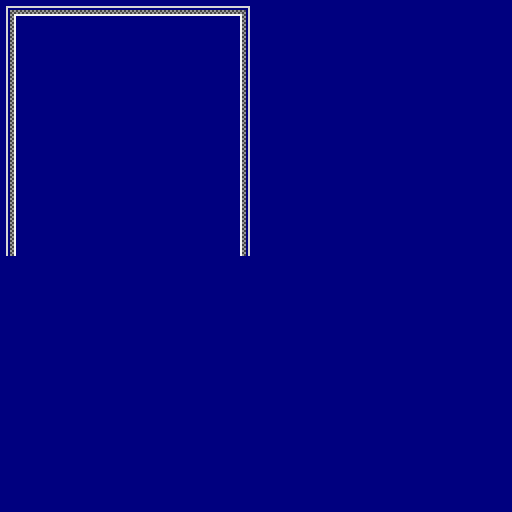

Rendered tile map (Tiled .tmx) drawn with the repository's tilesets; below, a short description and the full map source, tile grids included:
An orthogonal 32x32 tile map with 16x16 px tiles, 1 tile layer (Tile Layer 1).

<map version="1.0" tiledversion="1.1.5" orientation="orthogonal" renderorder="right-down" width="32" height="32" tilewidth="16" tileheight="16" infinite="0" nextobjectid="1">
 <tileset firstgid="1" source="BreakoutSpriteSheet.tsx" />
 <layer name="Tile Layer 1" width="32" height="32">
  <data encoding="csv">
6,7,7,7,7,7,7,7,7,7,7,7,7,7,7,8,15,15,15,15,15,15,15,15,15,15,15,15,15,15,15,15,
14,15,15,15,15,15,15,15,15,15,15,15,15,15,15,16,15,15,15,15,15,15,15,15,15,15,15,15,15,15,15,15,
14,15,15,15,15,15,15,15,15,15,15,15,15,15,15,16,15,15,15,15,15,15,15,15,15,15,15,15,15,15,15,15,
14,15,15,15,15,15,15,15,15,15,15,15,15,15,15,16,15,15,15,15,15,15,15,15,15,15,15,15,15,15,15,15,
14,15,15,15,15,15,15,15,15,15,15,15,15,15,15,16,15,15,15,15,15,15,15,15,15,15,15,15,15,15,15,15,
14,15,15,15,15,15,15,15,15,15,15,15,15,15,15,16,15,15,15,15,15,15,15,15,15,15,15,15,15,15,15,15,
14,15,15,15,15,15,15,15,15,15,15,15,15,15,15,16,15,15,15,15,15,15,15,15,15,15,15,15,15,15,15,15,
14,15,15,15,15,15,15,15,15,15,15,15,15,15,15,16,15,15,15,15,15,15,15,15,15,15,15,15,15,15,15,15,
14,15,15,15,15,15,15,15,15,15,15,15,15,15,15,16,15,15,15,15,15,15,15,15,15,15,15,15,15,15,15,15,
14,15,15,15,15,15,15,15,15,15,15,15,15,15,15,16,15,15,15,15,15,15,15,15,15,15,15,15,15,15,15,15,
14,15,15,15,15,15,15,15,15,15,15,15,15,15,15,16,15,15,15,15,15,15,15,15,15,15,15,15,15,15,15,15,
14,15,15,15,15,15,15,15,15,15,15,15,15,15,15,16,15,15,15,15,15,15,15,15,15,15,15,15,15,15,15,15,
14,15,15,15,15,15,15,15,15,15,15,15,15,15,15,16,15,15,15,15,15,15,15,15,15,15,15,15,15,15,15,15,
14,15,15,15,15,15,15,15,15,15,15,15,15,15,15,16,15,15,15,15,15,15,15,15,15,15,15,15,15,15,15,15,
14,15,15,15,15,15,15,15,15,15,15,15,15,15,15,16,15,15,15,15,15,15,15,15,15,15,15,15,15,15,15,15,
14,15,15,15,15,15,15,15,15,15,15,15,15,15,15,16,15,15,15,15,15,15,15,15,15,15,15,15,15,15,15,15,
15,15,15,15,15,15,15,15,15,15,15,15,15,15,15,15,15,15,15,15,15,15,15,15,15,15,15,15,15,15,15,15,
15,15,15,15,15,15,15,15,15,15,15,15,15,15,15,15,15,15,15,15,15,15,15,15,15,15,15,15,15,15,15,15,
15,15,15,15,15,15,15,15,15,15,15,15,15,15,15,15,15,15,15,15,15,15,15,15,15,15,15,15,15,15,15,15,
15,15,15,15,15,15,15,15,15,15,15,15,15,15,15,15,15,15,15,15,15,15,15,15,15,15,15,15,15,15,15,15,
15,15,15,15,15,15,15,15,15,15,15,15,15,15,15,15,15,15,15,15,15,15,15,15,15,15,15,15,15,15,15,15,
15,15,15,15,15,15,15,15,15,15,15,15,15,15,15,15,15,15,15,15,15,15,15,15,15,15,15,15,15,15,15,15,
15,15,15,15,15,15,15,15,15,15,15,15,15,15,15,15,15,15,15,15,15,15,15,15,15,15,15,15,15,15,15,15,
15,15,15,15,15,15,15,15,15,15,15,15,15,15,15,15,15,15,15,15,15,15,15,15,15,15,15,15,15,15,15,15,
15,15,15,15,15,15,15,15,15,15,15,15,15,15,15,15,15,15,15,15,15,15,15,15,15,15,15,15,15,15,15,15,
15,15,15,15,15,15,15,15,15,15,15,15,15,15,15,15,15,15,15,15,15,15,15,15,15,15,15,15,15,15,15,15,
15,15,15,15,15,15,15,15,15,15,15,15,15,15,15,15,15,15,15,15,15,15,15,15,15,15,15,15,15,15,15,15,
15,15,15,15,15,15,15,15,15,15,15,15,15,15,15,15,15,15,15,15,15,15,15,15,15,15,15,15,15,15,15,15,
15,15,15,15,15,15,15,15,15,15,15,15,15,15,15,15,15,15,15,15,15,15,15,15,15,15,15,15,15,15,15,15,
15,15,15,15,15,15,15,15,15,15,15,15,15,15,15,15,15,15,15,15,15,15,15,15,15,15,15,15,15,15,15,15,
15,15,15,15,15,15,15,15,15,15,15,15,15,15,15,15,15,15,15,15,15,15,15,15,15,15,15,15,15,15,15,15,
15,15,15,15,15,15,15,15,15,15,15,15,15,15,15,15,15,15,15,15,15,15,15,15,15,15,15,15,15,15,15,15
</data>
 </layer>
</map>
